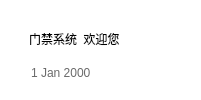
       <widget class="QFrame" name="toolbar_frame_2">
        <property name="styleSheet">
         <string notr="true">border-radius: 10px;
background-color:  white;</string>
        </property>
        <property name="frameShape">
         <enum>QFrame::StyledPanel</enum>
        </property>
        <property name="frameShadow">
         <enum>QFrame::Raised</enum>
        </property>
        <layout class="QHBoxLayout" name="horizontalLayout_3" stretch="20,1">
         <property name="spacing">
          <number>20</number>
         </property>
         <property name="leftMargin">
          <number>20</number>
         </property>
         <property name="topMargin">
          <number>10</number>
         </property>
         <property name="rightMargin">
          <number>20</number>
         </property>
         <property name="bottomMargin">
          <number>10</number>
         </property>
         <item>
          <widget class="QWidget" name="widget_11" native="true">
           <layout class="QVBoxLayout" name="verticalLayout_5">
            <item>
             <widget class="QLabel" name="toolbar_label_6">
              <property name="styleSheet">
               <string notr="true">font: 14pt &quot;黑体&quot;;</string>
              </property>
              <property name="text">
               <string>门禁系统  欢迎您</string>
              </property>
             </widget>
            </item>
            <item>
             <widget class="QDateEdit" name="dateEdit">
              <property name="autoFillBackground">
               <bool>false</bool>
              </property>
              <property name="styleSheet">
               <string notr="true">font: 10pt &quot;黑体&quot;;
color: rgb(106, 106, 106);</string>
              </property>
              <property name="readOnly">
               <bool>true</bool>
              </property>
              <property name="buttonSymbols">
               <enum>QAbstractSpinBox::NoButtons</enum>
              </property>
             </widget>
            </item>
           </layout>
          </widget>
         </item>
         <item>
          <widget class="QPushButton" name="user_page_button_2">
           <property name="styleSheet">
            <string notr="true">border-radius: 10px;</string>
           </property>
           <property name="text">
            <string/>
           </property>
           <property name="icon">
            <iconset>
             <normaloff>../DoorAccessSystem/icon/账号管理.png</normaloff>../DoorAccessSystem/icon/账号管理.png</iconset>
           </property>
           <property name="iconSize">
            <size>
             <width>50</width>
             <height>50</height>
            </size>
           </property>
          </widget>
         </item>
        </layout>
       </widget>
